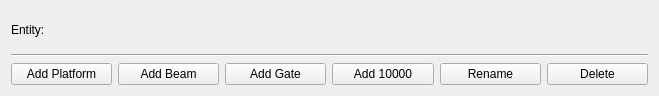
<?xml version="1.0" encoding="UTF-8"?>
<ui version="4.0">
 <class>MainWindow</class>
 <widget class="QWidget" name="MainWindow">
  <property name="geometry">
   <rect>
    <x>0</x>
    <y>0</y>
    <width>659</width>
    <height>96</height>
   </rect>
  </property>
  <property name="windowTitle">
   <string>Entity Line Tester</string>
  </property>
  <layout class="QVBoxLayout" name="verticalLayout">
   <item>
    <layout class="QHBoxLayout" name="horizontalLayout">
     <item>
      <widget class="QLabel" name="label">
       <property name="text">
        <string>Entity:</string>
       </property>
      </widget>
     </item>
     <item>
      <widget class="simQt::EntityLineEdit" name="entityLine"/>
     </item>
    </layout>
   </item>
   <item>
    <widget class="Line" name="line">
     <property name="orientation">
      <enum>Qt::Horizontal</enum>
     </property>
    </widget>
   </item>
   <item>
    <layout class="QHBoxLayout" name="horizontalLayout_2">
     <item>
      <widget class="QPushButton" name="platformButton">
       <property name="text">
        <string>Add Platform</string>
       </property>
      </widget>
     </item>
     <item>
      <widget class="QPushButton" name="beamButton">
       <property name="text">
        <string>Add Beam</string>
       </property>
      </widget>
     </item>
     <item>
      <widget class="QPushButton" name="gateButton">
       <property name="text">
        <string>Add Gate</string>
       </property>
      </widget>
     </item>
     <item>
      <widget class="QPushButton" name="addManyButton">
       <property name="text">
        <string>Add 10000</string>
       </property>
      </widget>
     </item>
     <item>
      <widget class="QPushButton" name="renameButton">
       <property name="text">
        <string>Rename</string>
       </property>
      </widget>
     </item>
     <item>
      <widget class="QPushButton" name="deleteButton">
       <property name="text">
        <string>Delete</string>
       </property>
      </widget>
     </item>
    </layout>
   </item>
  </layout>
 </widget>
 <customwidgets>
  <customwidget>
   <class>simQt::EntityLineEdit</class>
   <extends>QWidget</extends>
   <header>simQt/EntityLineEdit.h</header>
  </customwidget>
 </customwidgets>
 <resources/>
 <connections/>
</ui>
